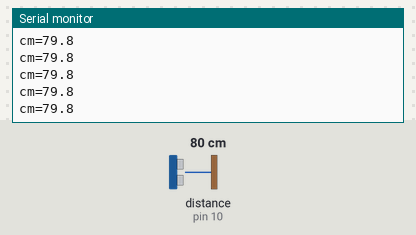
A sketch run on a simulated Arduino Uno, built with avr-gcc and run on an emulated ATmega328P. Parts: the last lines printed to the serial monitor. Wiring (inferred from the names in the program): ultrasonic range finder: trigger pin 9; echo pin 10. Inputs (shaded band) come from the test bench; at power-on: distance to the obstacle (sensor on pin 10) 80 cm. The echo pulse lasts 58.3 µs per cm.

Above: at 1.2 s.
1.3 s: distance to the obstacle (sensor on pin 10) set to 2 cm
At 1.38 s:
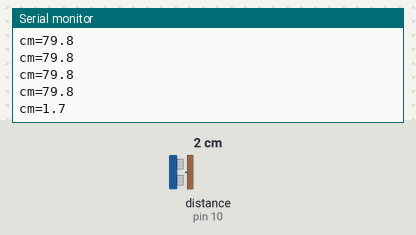
4.3 s: distance to the obstacle (sensor on pin 10) set to 4 cm
At 4.3 s:
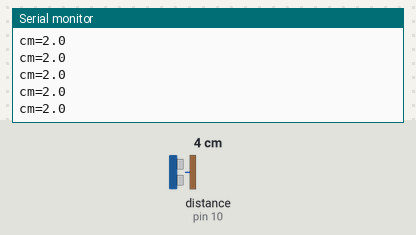
5.8 s: distance to the obstacle (sensor on pin 10) set to 35 cm
At 5.82 s:
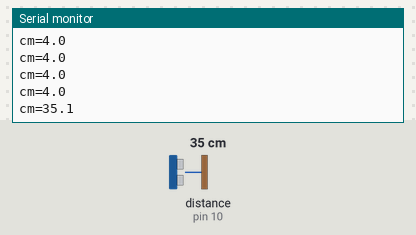
Timing chart, 0 to 8.8 s (numbered marks = the images above; inputs shaded):
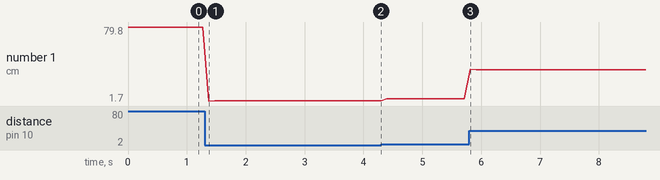

The sketch:

mesafe_cm.ino
```cpp
// HC-SR04 ailesi (HC-SR04, JSN-SR04T, RCWL-1601, US-100 trig/echo kipi): TRIG -> D9, ECHO -> D10
const int TRIG = 9;
const int ECHO = 10;

void setup() {
  Serial.begin(9600);
  pinMode(TRIG, OUTPUT);
  pinMode(ECHO, INPUT);
}

void loop() {
  digitalWrite(TRIG, LOW);
  delayMicroseconds(2);
  digitalWrite(TRIG, HIGH);
  delayMicroseconds(10);
  digitalWrite(TRIG, LOW);
  unsigned long sure = pulseIn(ECHO, HIGH, 40000UL);   // 40 ms zaman aşımı (~680 cm)
  if (sure == 0) {
    Serial.println("menzil disi");
  } else {
    Serial.print("cm=");
    Serial.println(sure / 58.2, 1);
  }
  delay(100);
}
```

Measured:
- after the input at 1.3 s, the serial monitor: prints a new line after 0.07 s (image 1)
- after the input at 5.8 s, the serial monitor: prints a new line at once (image 3)
- plotted number 1: 79.8 → 2 after the input at 1.3 s, 2 → 4 after the input at 4.3 s, 4 → 34.7 after the input at 5.8 s
